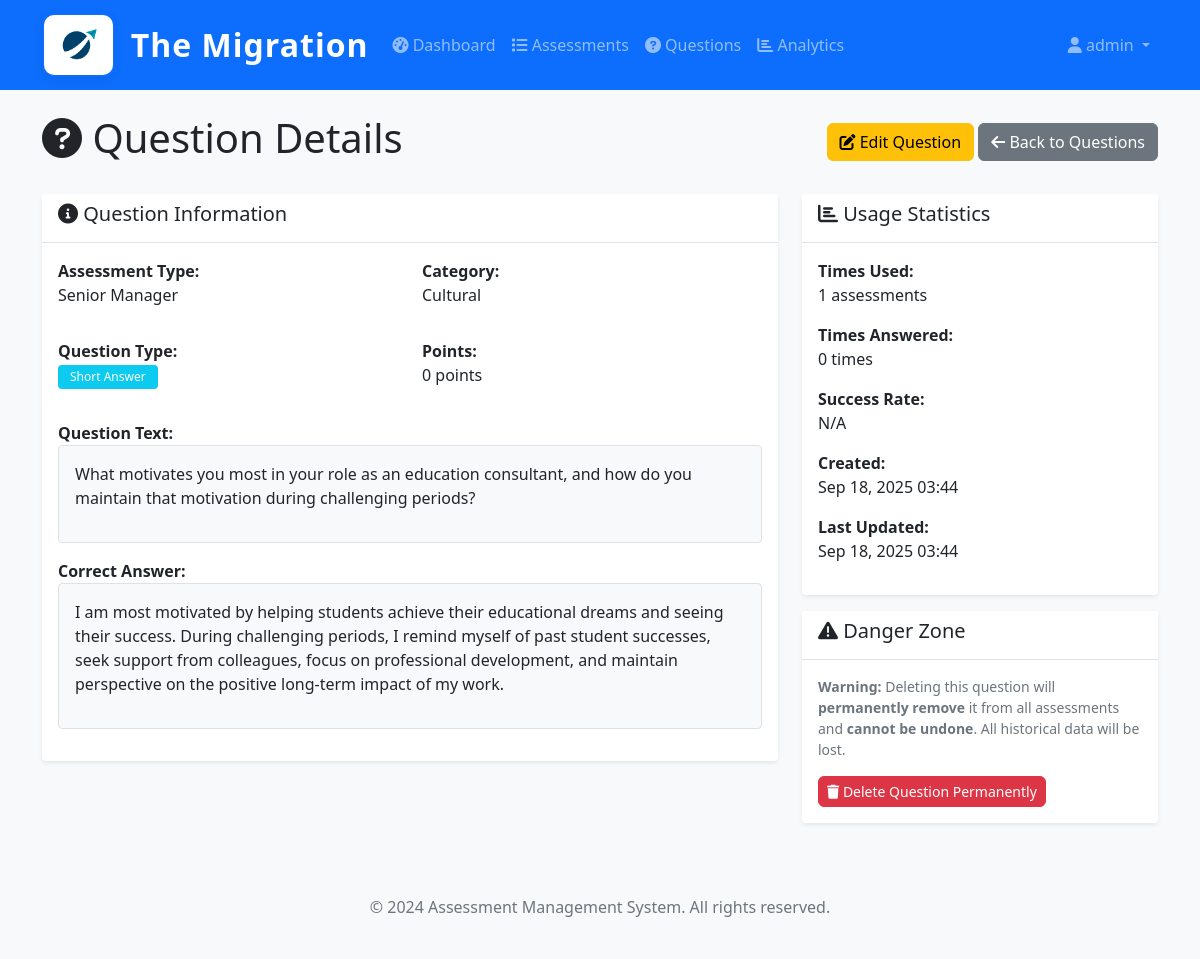
The page /assessments/admin/questions/234/ (signed in) on the database its author committed.
### users/models.py (models this page shows, shortened)
class CustomUser(AbstractUser):
    ROLE_CHOICES = (
        ('admin', 'Admin'),
        ('hr_admin', 'HR Admin'),
        ('candidate', 'Candidate'),
        ('reviewer', 'Reviewer'),
    )
    role = models.CharField(max_length=20, choices=ROLE_CHOICES, default='candidate')
    phone = models.CharField(max_length=15, blank=True, null=True)
    department = models.CharField(max_length=100, blank=True, null=True)
    employee_id = models.CharField(max_length=50, blank=True, null=True)
    is_active = models.BooleanField(default=True)
    created_at = models.DateTimeField(auto_now_add=True)
    updated_at = models.DateTimeField(auto_now=True)
    class Meta:
        verbose_name = 'User'
        verbose_name_plural = 'Users'

### assessments/models.py (models this page shows, shortened)
class Question(models.Model):
    QUESTION_TYPES = [
        ('MCQ', 'Multiple Choice'),
        ('TF', 'True/False'),
        ('SA', 'Short Answer'),
    ]
    assessment_type = models.ForeignKey(Designation, on_delete=models.CASCADE, related_name='questions')
    category = models.ForeignKey(QuestionCategory, on_delete=models.CASCADE, related_name='questions', null=True, blank=True)
    text = models.TextField()
    question_type = models.CharField(max_length=3, choices=QUESTION_TYPES)
    options = models.JSONField(null=True, blank=True, help_text="For MCQ: list of options")
    correct_answer = models.TextField()
    explanation = models.TextField(blank=True, help_text="Explanation for the correct answer")
    points = models.PositiveIntegerField(default=1, help_text="Points for this question")
    is_active = models.BooleanField(default=True)
    created_at = models.DateTimeField(auto_now_add=True)
    updated_at = models.DateTimeField(auto_now=True)
    class Meta:
        verbose_name = 'Question'
        verbose_name_plural = 'Questions'

class Designation(models.Model):
    name = models.CharField(max_length=100, unique=True)
    description = models.TextField(blank=True)
    is_active = models.BooleanField(default=True)
    created_at = models.DateTimeField(auto_now_add=True)
    updated_at = models.DateTimeField(auto_now=True)
    class Meta:
        verbose_name = 'Designation'
        verbose_name_plural = 'Designations'

class QuestionCategory(models.Model):
    name = models.CharField(max_length=100)
    description = models.TextField(blank=True)
    assessment_type = models.ForeignKey(Designation, on_delete=models.CASCADE, related_name='categories')
    class Meta:
        verbose_name = 'Question Category'
        verbose_name_plural = 'Question Categories'
        unique_together = ['name', 'assessment_type']

### assessments/views.py (the view)
    def wrapper(request, *args, **kwargs):
        if not request.user.is_authenticated:
            return HttpResponseRedirect(reverse('admin_login'))
        if not is_authorized_admin(request.user):
            messages.error(request, 'Access denied. Only authorized administrators can access this system.')
            return HttpResponseRedirect(reverse('admin_login'))
        return view_func(request, *args, **kwargs)

### assessments/views.py (called while the page is built)
def is_authorized_admin(user):
    return (user.is_authenticated and
            user.role == 'admin' and
            user.email in AUTHORIZED_ADMIN_EMAILS)

def admin_required(view_func):
    def wrapper(request, *args, **kwargs):
        if not request.user.is_authenticated:
            return HttpResponseRedirect(reverse('admin_login'))
        if not is_authorized_admin(request.user):
            messages.error(request, 'Access denied. Only authorized administrators can access this system.')
            return HttpResponseRedirect(reverse('admin_login'))
        return view_func(request, *args, **kwargs)
    return wrapper

@admin_required
def question_detail(request, question_id):
    question = get_object_or_404(Question, id=question_id)
    correct_count = question.answers.filter(is_correct=True).count()
    total_count = question.answers.count()
    context = {
        'question': question,
        'correct_count': correct_count,
        'total_count': total_count,
    }
    return render(request, 'assessments/question_detail.html', context)

### assessments/templates/assessments/question_detail.html (shortened to what this page needs)
{% extends 'base.html' %}
{% block content %}
<div class="row">
    <div class="col-12">
        <div class="d-flex justify-content-between align-items-center mb-4">
            <h1><i class="fas fa-question-circle"></i> Question Details</h1>
            <div>
                <a href="{% url 'assessments:question_edit' question.id %}" class="btn btn-warning">
                    <i class="fas fa-edit"></i> Edit Question
                </a>
                <a href="{% url 'assessments:question_list' %}" class="btn btn-secondary">
                    <i class="fas fa-arrow-left"></i> Back to Questions
                </a>
            </div>
        </div>
    </div>
</div>
<div class="row">
    <div class="col-lg-8">
        <div class="card">
            <div class="card-header">
                <h5><i class="fas fa-info-circle"></i> Question Information</h5>
            </div>
            <div class="card-body">
                <div class="row mb-3">
                    <div class="col-md-6">
                        <strong>Assessment Type:</strong>
                        <p>{{ question.assessment_type.name }}</p>
                    </div>
                    <div class="col-md-6">
                        <strong>Category:</strong>
                        <p>{{ question.category.name|default:"Not categorized" }}</p>
                    </div>
                </div>
                <div class="row mb-3">
                    <div class="col-md-6">
                        <strong>Question Type:</strong>
                        <p><span class="badge bg-info">{{ question.get_question_type_display }}</span></p>
                    </div>
                    <div class="col-md-6">
                        <strong>Points:</strong>
                        <p>{{ question.points }} points</p>
                    </div>
                </div>
                <div class="mb-3">
                    <strong>Question Text:</strong>
                    <div class="border rounded p-3 bg-light">
                        {{ question.text|linebreaks }}
                    </div>
                </div>
                {% if question.question_type == 'MCQ' and question.options %}
                <div class="mb-3">
                    <strong>Options:</strong>
                    <div class="border rounded p-3 bg-light">
                        <ul class="list-unstyled">
                            {% for option in question.get_options_list %}
                            <li class="mb-2">
                                <i class="fas fa-circle text-muted me-2"></i>
                                {{ option }}
                                {% if option == question.correct_answer %}
                                    <span class="badge bg-success ms-2">Correct Answer</span>
                                {% endif %}
                            </li>
                            {% endfor %}
                        </ul>
                    </div>
                </div>
                {% else %}
                <div class="mb-3">
                    <strong>Correct Answer:</strong>
                    <div class="border rounded p-3 bg-light">
                        {{ question.correct_answer|linebreaks }}
                    </div>
                </div>
                {% endif %}
            </div>
        </div>
    </div>
    <div class="col-lg-4">
        <div class="card">
            <div class="card-header">
                <h5><i class="fas fa-chart-bar"></i> Usage Statistics</h5>
            </div>
            <div class="card-body">
                <div class="mb-3">
                    <strong>Times Used:</strong>
                    <p>{{ question.assessment_questions.count }} assessments</p>
                </div>
                <div class="mb-3">
                    <strong>Times Answered:</strong>
                    <p>{{ question.answers.count }} times</p>
                </div>
                <div class="mb-3">
                    <strong>Success Rate:</strong>
                    <p>
                        {% if total_count > 0 %}
                            {% widthratio correct_count total_count 100 %}%
                        {% else %}
                            N/A
                        {% endif %}
                    </p>
                </div>
                <div class="mb-3">
                    <strong>Created:</strong>
                    <p>{{ question.created_at|date:"M d, Y H:i" }}</p>
                </div>
                <div class="mb-3">
                    <strong>Last Updated:</strong>
                    <p>{{ question.updated_at|date:"M d, Y H:i" }}</p>
                </div>
            </div>
        </div>
        <div class="card mt-3">
            <div class="card-header">
                <h5><i class="fas fa-exclamation-triangle"></i> Danger Zone</h5>
            </div>
            <div class="card-body">
                <p class="text-muted small"><strong>Warning:</strong> Deleting this question will <strong>permanently remove</strong> it from all assessments and <strong>cannot be undone</strong>. All historical data will be lost.</p>
                <a href="{% url 'assessments:question_delete' question.id %}" class="btn btn-danger btn-sm">
                    <i class="fas fa-trash"></i> Delete Question Permanently
                </a>
            </div>
        </div>
    </div>
</div>
{% endblock %}

### templates/base.html (shortened to what this page needs)
{% load static %}
<!DOCTYPE html>
<html lang="en">
<head>
    <link href="https://cdn.jsdelivr.net/npm/bootstrap@5.1.3/dist/css/bootstrap.min.css" rel="stylesheet">
    <link href="https://cdnjs.cloudflare.com/ajax/libs/font-awesome/6.0.0/css/all.min.css" rel="stylesheet">
    <link href="{% static 'css/style.css' %}" rel="stylesheet">
</head>
<body>
    <nav class="navbar navbar-expand-lg navbar-dark bg-primary">
        <div class="container">
            <a class="navbar-brand d-flex align-items-center" href="{% url 'home' %}">
                <img src="{% static 'images/logo.png' %}" alt="The Migration Logo" style="height:64px; width:auto; margin-right:16px; background: #fff; border-radius: 12px; box-shadow: 0 2px 8px rgba(0,0,0,0.08); padding: 6px; border: 2px solid #0d6efd;">
                <span class="fs-2 fw-bold text-white" style="letter-spacing:1px;">The Migration</span>
            </a>
            <div class="collapse navbar-collapse" id="navbarNav">
                <ul class="navbar-nav me-auto">
                    {% if user.is_authenticated %}
                        {% if user.role == 'admin' %}
                            <li class="nav-item">
                                <a class="nav-link" href="{% url 'assessments:admin_dashboard' %}">
                                    <i class="fas fa-tachometer-alt"></i> Dashboard
                                </a>
                            </li>
                            <li class="nav-item">
                                <a class="nav-link" href="{% url 'assessments:assessment_list' %}">
                                    <i class="fas fa-list"></i> Assessments
                                </a>
                            </li>
                            <li class="nav-item">
                                <a class="nav-link" href="{% url 'assessments:question_list' %}">
                                    <i class="fas fa-question-circle"></i> Questions
                                </a>
                            </li>
                            <li class="nav-item">
                                <a class="nav-link" href="{% url 'assessments:analytics' %}">
                                    <i class="fas fa-chart-bar"></i> Analytics
                                </a>
                            </li>
                        {% elif user.role == 'candidate' %}
                            <li class="nav-item">
                                <a class="nav-link" href="{% url 'assessments:candidate_portal' %}">
                                    <i class="fas fa-home"></i> Portal
                                </a>
                            </li>
                        {% endif %}
                    {% endif %}
                </ul>
                <ul class="navbar-nav">
                    {% if user.is_authenticated %}
                        <li class="nav-item dropdown">
                            <a class="nav-link dropdown-toggle" href="#" id="navbarDropdown" role="button" data-bs-toggle="dropdown">
                                <i class="fas fa-user"></i> {{ user.username }}
                            </a>
                        </li>
                    {% else %}
                        <li class="nav-item">
                            <a class="nav-link" href="{% url 'users:login' %}">
                                <i class="fas fa-sign-in-alt"></i> Login
                            </a>
                        </li>
                    {% endif %}
                </ul>
            </div>
        </div>
    </nav>
    <main class="container mt-4">
        {% block content %}{% endblock %}
    </main>
    <footer class="bg-light text-center text-muted py-4 mt-5">
        <div class="container">
            <p>&copy; 2024 Assessment Management System. All rights reserved.</p>
        </div>
    </footer>
</body>
</html>

### static/css/style.css (style rules this page uses)
body { background-color: #f8f9fa; }
.card { border: none; box-shadow: 0 0.125rem 0.25rem rgba(0, 0, 0, 0.075); transition: box-shadow 0.15s ease-in-out; }
.card-header { background-color: #fff; border-bottom: 1px solid #dee2e6; font-weight: 600; }
.navbar-brand { font-weight: 600; }
.navbar-nav .nav-link { font-weight: 500; }
.btn { border-radius: 0.375rem; font-weight: 500; }
.btn-sm { padding: 0.25rem 0.5rem; font-size: 0.875rem; }
.badge { font-weight: 500; padding: 0.375rem 0.75rem; }

### rows shown on the page
CustomUser: username "admin"
Question: assessment_type.name "Senior Manager", category.name "Cultural", question_type "Short Answer", points "0", text "What motivates you most in your role as an education consultant, and how do you maintain that motivation during challenging periods?", correct_answer "I am most motivated by helping students achieve their educational dreams and seeing their success. During challenging periods, I remind myself of past student successes, seek support from colleagues, focus on professional development, and maintain perspective on the positive long-term impact of my work.", assessment_questions.count "1", answers.count "0", created_at "Sep 18, 2025 03:44", updated_at "Sep 18, 2025 03:44"
